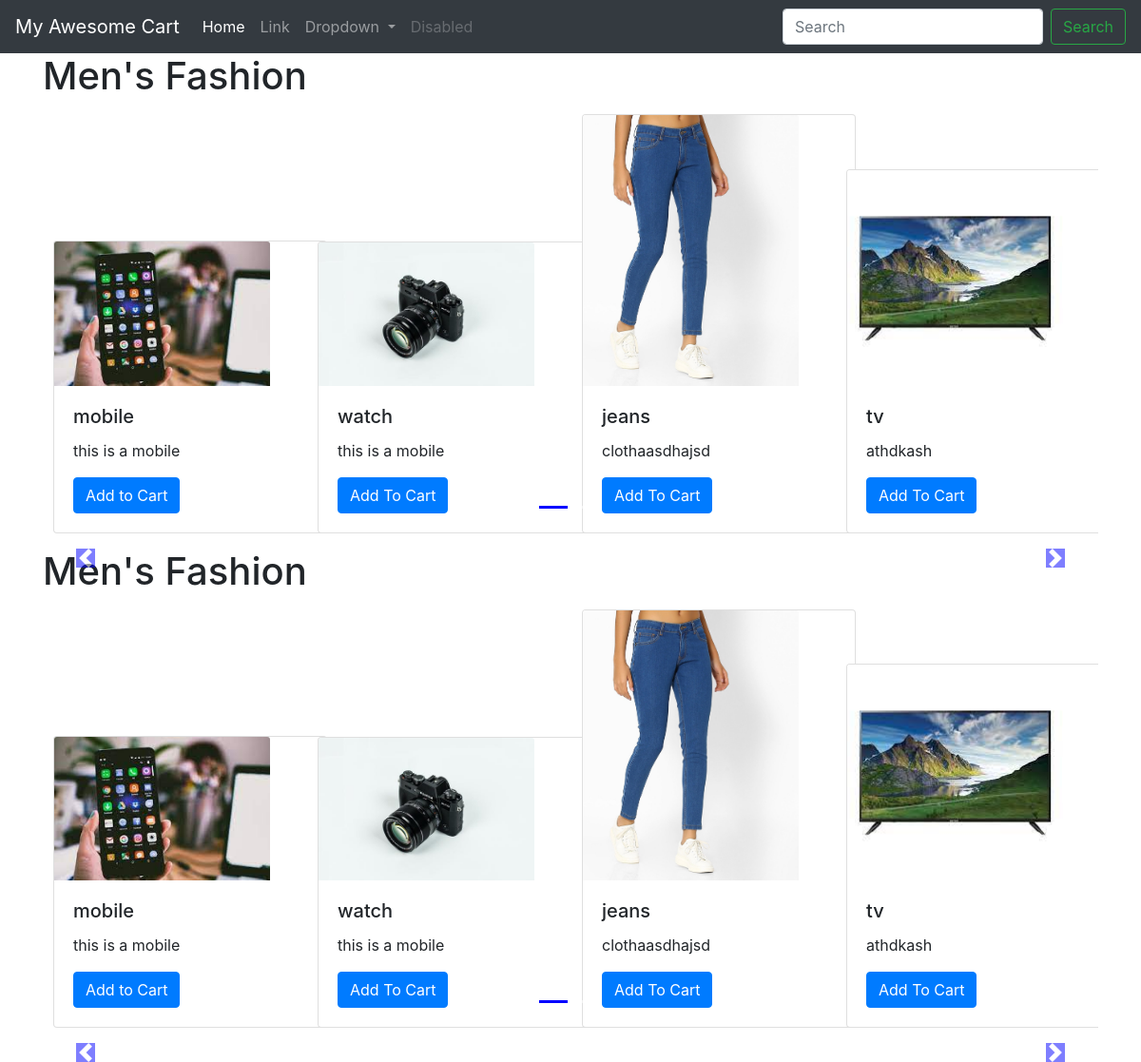
The app's page /shop/ with its own data.
### shop/models.py (models this page shows, shortened)
class Product(models.Model):
    product_id = models.AutoField
    product_name = models.CharField(max_length=20)
    category = models.CharField(max_length=50, default="")
    subcategory = models.CharField(max_length=50, default="")
    price = models.IntegerField(default=0)
    desc = models.CharField(max_length=255)
    pub_date = models.DateField()
    image = models.ImageField(upload_to="shop/images", default="")

### shop/views.py (the view)
# urls.py: path('', views.index, name='index')
def index(request):
    products = Product.objects.all()
    n = len(products)
    nSlides = n//4 + ceil((n/4)-(n//4))
    allProds = [[products, range(1, nSlides), nSlides], [
        products, range(1, nSlides), nSlides]]
    params = {'allProds': allProds}
    return render(request, "shop/index.html", params)

### shop/templates/shop/index.html (shortened to what this page needs)
{% extends 'shop/basic.html' %}
{% block body %}
{% load static %}
<div class="container">
    {% for product, range, nSlides in allProds %}
    <h1>Men's Fashion</h1>
<div id="demo{{forloop.counter}}" class="carousel slide my-3" data-ride="carousel">
    <ul class="carousel-indicators">
      <li data-target="#demo{{forloop.counter}}" data-slide-to="0" class="active"></li>
       {% for i in range %}
      <li data-target="#demo{{forloop.parentloop.counter}}" data-slide-to="{{i}}" ></li>
      {% endfor %}
    </ul>
    <div class="container carousel-inner no-padding">
      <div class="carousel-item active">
        <div class="col-xs-3 col-sm-3 col-md-3">
          <div class="card" style="width: 18rem;">
            <img src='/media/{{product.0.image}}' class="card-img-top" alt="...">
            <div class="card-body">
                <h5 class="card-title">{{product.0.product_name}}</h5>
                <p class="card-text">{{product.0.desc}}</p>
                <a href="#" class="btn btn-primary">Add to Cart</a>
            </div>
          </div>
       </div>
        {% for i in product|slice:"1:"%}
        <div class="col-xs-3 col-sm-3 col-md-3">
          <div class="card" style="width: 18rem;">
            <img src='/media/{{i.image}}' class="card-img-top" alt="...">
            <div class="card-body">
              <h5 class="card-title">{{i.product_name}}</h5>
              <p class="card-text">{{i.desc}}</p>
              <a href="#" class="btn btn-primary">Add To Cart</a>
            </div>
          </div>
        </div>
        {% if forloop.counter|divisibleby:3 and forloop.counter > 0 and not forloop.last %}
      </div><div class="carousel-item">
        {% endif %}
        {% endfor %}
    </div>
</div>
</div>
    <a class="carousel-control-prev" href="#demo{{forloop.counter}}" data-slide="prev">
        <span class="carousel-control-prev-icon"></span>
    </a>
    <a class="carousel-control-next" href="#demo{{forloop.counter}}" data-slide="next">
        <span class="carousel-control-next-icon"></span>
    </a>
    {% endfor %}
</div>
 {% endblock %}

### shop/templates/shop/basic.html (shortened to what this page needs)
<html lang="en">
  <head>
    <link rel="stylesheet" href="https://stackpath.bootstrapcdn.com/bootstrap/4.2.1/css/bootstrap.min.css">
  </head>
  <body>
<body>
    <nav class="navbar navbar-expand-lg navbar-dark bg-dark">
        <a class="navbar-brand" href="#">My Awesome Cart</a>
        <div class="collapse navbar-collapse" id="navbarSupportedContent">
            <ul class="navbar-nav mr-auto">
                <li class="nav-item active">
                    <a class="nav-link" href="#">Home <span class="sr-only">(current)</span></a>
                </li>
                <li class="nav-item">
                    <a class="nav-link" href="#">Link</a>
                </li>
                <li class="nav-item dropdown">
                    <a class="nav-link dropdown-toggle" href="#" id="navbarDropdown" role="button"
                        data-toggle="dropdown" aria-haspopup="true" aria-expanded="false">
                        Dropdown
                    </a>
                </li>
                <li class="nav-item">
                    <a class="nav-link disabled" href="#" tabindex="-1" aria-disabled="true">Disabled</a>
                </li>
            </ul>
            <form class="form-inline my-2 my-lg-0">
                <input class="form-control mr-sm-2" type="search" placeholder="Search" aria-label="Search">
                <button class="btn btn-outline-success my-2 my-sm-0" type="submit">Search</button>
            </form>
        </div>
    </nav>
    {% block body %} {% endblock %}
</body>
</html>

### records on screen
Product: image (picture), product_name "mobile" "mobile", desc "this is a mobile" "this is a mobile"
Product: image (picture), product_name "watch", desc "this is a mobile"
Product: image (picture), product_name "jeans", desc "clothaasdhajsd"
Product: image (picture), product_name "tv", desc "athdkash"
